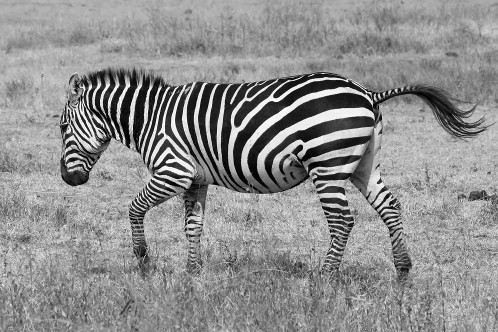
%> input picture DZO/segmintation/images/zebra.jpg, 498 x 332 px
$ octave hw_segmentation_hist.m   (GNU Octave 9; MATLAB toolbox functions it lacks are replaced by stand-ins)
%> lines starting %> are read from the running program, lines starting %| are printed output that depends on the picture; in (x1, y1, x2, y2) boxes, pixels count from 0 and x2, y2 are one past the last pixel; in counts of white or black regions, pixels touching at a corner belong together; the program's own positions count from 1
### DZO/segmintation/load_pixel_labeling.m
function lab = load_pixel_labeling(img_path)
% Load labeling of pixels from the given image. Red pixels will be assigned
% label 1, blue pixels labels 2, green 3, yellow 4, cyan 5, magenta 6.

img = im2double(imread(img_path));
[h, w, c] = size(img);
rgb = reshape(img, h * w, c);

colors = get_label_colors();
num_colors = size(colors, 1);

lab = zeros(h, w);
for i = 1:num_colors
	idx_i = all(rgb == repmat(colors(i,:), h * w, 1), 2);
	lab(idx_i) = i;
end

end

### DZO/segmintation/compose_labeled_image.m
function img = compose_labeled_image(img, lab, img_weight)
% Compose labeled RGB image from the specified grayscale or RGB image and
% the specified labeling using default label colors. Weight of the image
% for composition can be specified optionally.

% weight of the image for composition
if ~exist('img_weight', 'var')
	img_weight = 0.4;
end

[h, w, c] = size(img);
switch c
	case 1
		img = repmat(img, [1 1 3]);
	case 3
	otherwise
		error('Only grayscale and RGB images are supported.');
end
rgb = reshape(img, h * w, 3);

num_labs = max(lab(:));
colors = get_label_colors();
num_colors = size(colors, 1);

% blend RGB values with labeling
for i = 1:min(num_colors, num_labs)
	idx_i = (lab == i);
	num_i = sum(idx_i(:));
	rgb(idx_i,:) = img_weight * rgb(idx_i,:) + ...
		(1 - img_weight) * repmat(colors(i,:), [num_i 1]);
end

img = reshape(rgb, [h w 3]);

end

### DZO/segmintation/hist_pdf.m
function pdf = hist_pdf(x, num_bins, sigma)
% Create histogram of input data samples having the specified number of
% bins, smooth by convolution with Gaussian and normalize to valid PDF.
%
% Input:
%   x [1xN (double)] N input data samples from the interval [0, 1]
%   num_bins [1x1 (double)] number of histogram bins
%   sigma [1x1 (double)] standard deviation of Gaussian used for histogram
%     smoothing
%
% Output:
%   pdf [1xnum_bins (double)] PDF estimated from smoothed and normalized
%     histogram of input data samples

% TODO: Replace with your own implementation.
% pdf = ones(1, num_bins) / num_bins;

histogram = hist(x, num_bins);
filter_size = ceil(5*sigma);
if mod(filter_size,2) == 0
    filter_size=filter_size+1;
end
gaus_filter = fspecial('gaussian', [1, filter_size], sigma);
conv_hist = conv(histogram, gaus_filter, 'same');
pdf = conv_hist/sum(conv_hist);

% [6 lines of commented-out code are left out]

end

### DZO/segmintation/segmentation_hist.m
function lab_out = segmentation_hist(img, lab_in, num_bins, sigma)
% Segment the grayscale image based on various statistical properties
% of the foreground and background pixel intensities. The probability
% distributions of pixel intensities are modeled using histograms.
% The histograms are constructed from the initial partial labeling.
%
% Input:
%   img [HxW (double)] input grayscale image; intensities are from [0, 1]
%   lab_in [HxW (double)] initial labeling of pixels; label 0 denotes
%     unknown pixel, label 1 foregroung, label 2 background
%   num_bins [1x1 (double)] number of histogram bins
%   sigma [1x1 (double)] standard deviation of Gaussian used for histogram
%     smoothing
%
% Output:
%   lab_out [HxW (double)] output labeling of pixels; label 1 denotes
%     foregroung pixel, label 2 background

% TODO: Replace with your own implementation.
[H,W] = size(img);
img_f = img(lab_in == 1);
img_b = img(lab_in == 2);
f_pdf = hist_pdf(img_f, num_bins, sigma);
b_pdf = hist_pdf(img_b, num_bins, sigma);
prob_f=hist_prob(img, f_pdf);
prob_b=hist_prob(img, b_pdf);
f_idx = prob_f > prob_b;
b_idx = prob_b > prob_f;
lab_out=zeros(H,W);
lab_out(f_idx)=1;
lab_out(b_idx)=2;
end

### DZO/segmintation/hist_prob.m
function prob = hist_prob(x, pdf_dist)
% Compute probabilities of input data in the discrete distribution.
%
% Input:
%   x [1xN (double)] N input data values from the interval [0, 1]
%   pdf [1xM (double)] PDF of the discrete distribution for M values
%     generated by linspace(0, 1, M)
%
% Output:
%   prob [1xN (double)] probabilities of N input values in the discrete
%     distribution specified by the given PDF; each input value is assigned
%     probability of the closest value from linspace(0, 1, M)

% TODO: Replace with your own implementation.
[~,bins] = size(pdf_dist);
idx = round(x*(bins-1))+1;
prob = pdf_dist(idx);
end

### DZO/segmintation/get_label_colors.m
function colors = get_label_colors()
% Get distinct colors to visualize individual pixel labels.

colors = [
	1 0 0;  % red
	0 0 1;  % blue
	0 1 0;  % green
	1 1 0;  % yellow
	0 1 1;  % cyan
	1 0 1]; % magenta

end

### DZO/segmintation/hw_segmentation_hist.m
close all;
clear;
%%
% parameters
NUM_BINS = 256;
SIGMA = 3;

% load grayscale image and its labeling
img = rgb2gray(im2double(imread('images/zebra.jpg')));
%> img: size 332x498 double; min 0, max 1, mean 0.559
lab_in = load_pixel_labeling('images/zebra_brush.png');
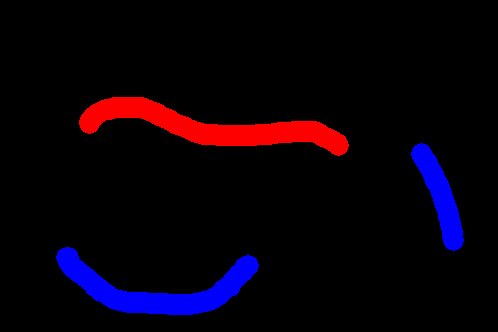
%> input picture DZO/segmintation/images/zebra_brush.png, 498 x 332 px
%> after the loop in load_pixel_labeling, `for i = 1:num_colors`:
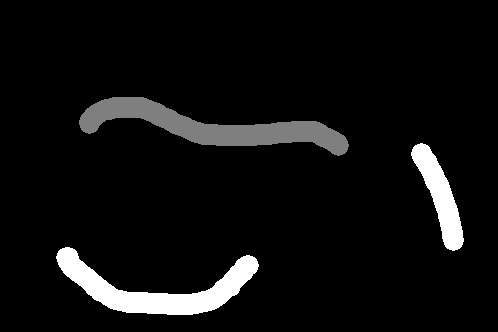
%> lab: size 332x498 double; min 0, max 2, mean 0.121; drawn with min black and max white

figure();
imshow(compose_labeled_image(img, lab_in));
%> in compose_labeled_image, `num_labs = max(lab(:));`: num_labs = 2
%> the loop in compose_labeled_image, `for i = 1:min(num_colors, num_labs)` made 2 passes
%> num_i on passes 1 to 2: 5866, 7078
%> pass 1, in compose_labeled_image, `idx_i = (lab == i);`:
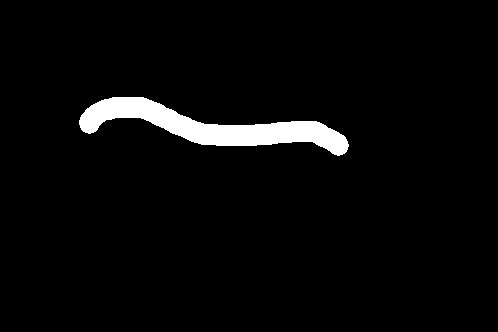
%> idx_i: size 332x498 logical; 3.5% white; 1 white region, box (x1, y1, x2, y2) and area: (79, 97, 349, 156) 5866
title('Image and its initial labeling');

% construct PDFs for sample input foreground and background pixels
gray_fore = img(lab_in == 1);
%> gray_fore = 5866 values, max 1 at index 123, min 0 at index 332, mean 0.427
hist_fore = hist_pdf(gray_fore, NUM_BINS, SIGMA);
%> in hist_pdf, `histogram = hist(x, num_bins);`: histogram = 256 values, max 133 at index 26, min 0 at index 110, mean 22.91
%> in hist_pdf, `conv_hist = conv(histogram, gaus_filter, 'same');`: conv_hist = 256 values, max 110.5 at index 27, min 3.44 at index 125, mean 22.83
%> in hist_pdf, `pdf = conv_hist/sum(conv_hist);`: pdf = 256 values, max 0.0189 at index 27, min 0.000589 at index 125, mean 0.00391
%> hist_fore has the same summary as pdf in hist_pdf
gray_back = img(lab_in == 2);
%> gray_back = 7078 values, max 0.867 at index 1041, min 0.188 at index 4240, mean 0.576
hist_back = hist_pdf(gray_back, NUM_BINS, SIGMA);
%> hist_back = 256 values, max 0.0103 at index 148, min 4.07e-05 at index 1, mean 0.00391

figure();
hold on;
plot(linspace(0, 1, NUM_BINS), hist_fore, 'r');
plot(linspace(0, 1, NUM_BINS), hist_back, 'b');
legend('Foreground', 'Background');
title('PDFs based on histograms');
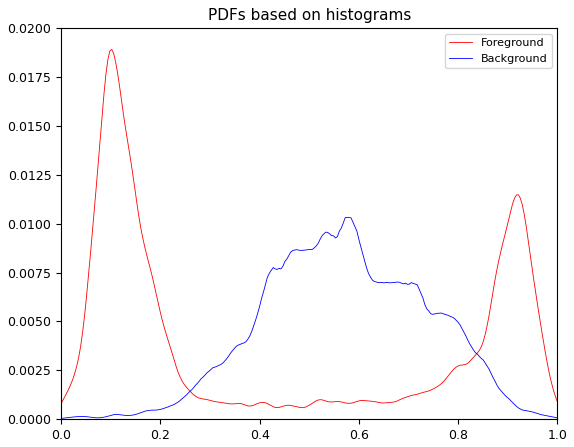
%> figure redrawn from the program's plot data; curve peaks at x = 0.102, y = 0.0189; curve peaks at x = 0.576, y = 0.0103

%% run segmentation
lab_seg = segmentation_hist(img, lab_in, NUM_BINS, SIGMA);
%> in segmentation_hist, `img_f = img(lab_in == 1);`: img_f has the same summary as gray_fore outside segmentation_hist
%> in segmentation_hist, `img_b = img(lab_in == 2);`: img_b has the same summary as gray_back outside segmentation_hist
%> in segmentation_hist, `f_pdf = hist_pdf(img_f, num_bins, sigma);`: f_pdf has the same summary as pdf in hist_pdf
%> in segmentation_hist, `b_pdf = hist_pdf(img_b, num_bins, sigma);`: b_pdf has the same summary as hist_back outside segmentation_hist
%> in hist_prob (call 2), `prob = pdf_dist(idx);`:
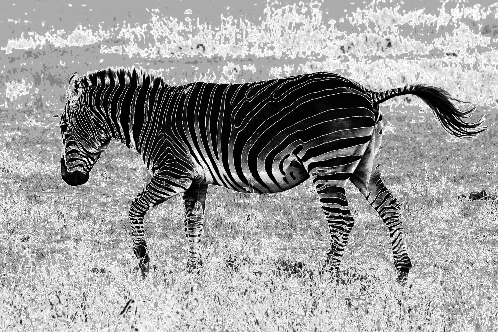
%> prob: size 332x498 double; min 4.07e-05, max 0.0103, mean 0.00638; drawn with min black and max white
%> in segmentation_hist, `f_idx = prob_f > prob_b;`:
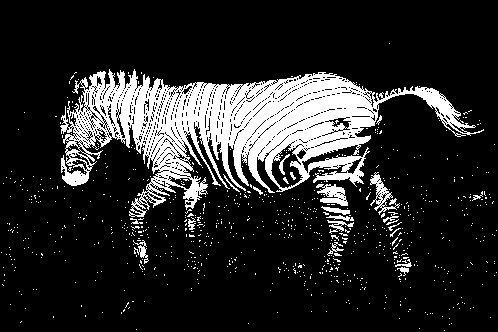
%> f_idx: size 332x498 logical; 16.3% white; 804 white regions (781 under 20 px), largest, box (x1, y1, x2, y2) and area: (60, 69, 484, 217) 23646, (316, 184, 348, 206) 400, (370, 172, 400, 215) 396

figure();
imshow(compose_labeled_image(img, lab_seg));
%> the loop in compose_labeled_image (call 2), `for i = 1:min(num_colors, num_labs)` made 2 passes
%> num_i on passes 1 to 2: 26941, 138395
%> in compose_labeled_image (call 2), `img = reshape(rgb, [h w 3]);`:
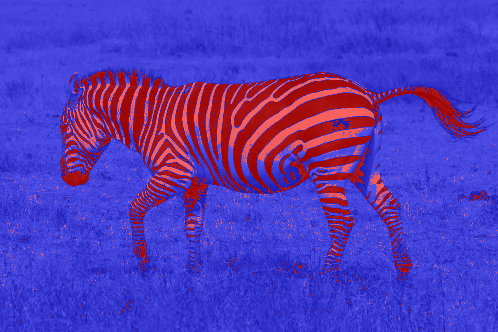
%> img: size 332x498x3 double; mean R, G, B 0.321, 0.223, 0.726
title('Image and the final segmentation');
